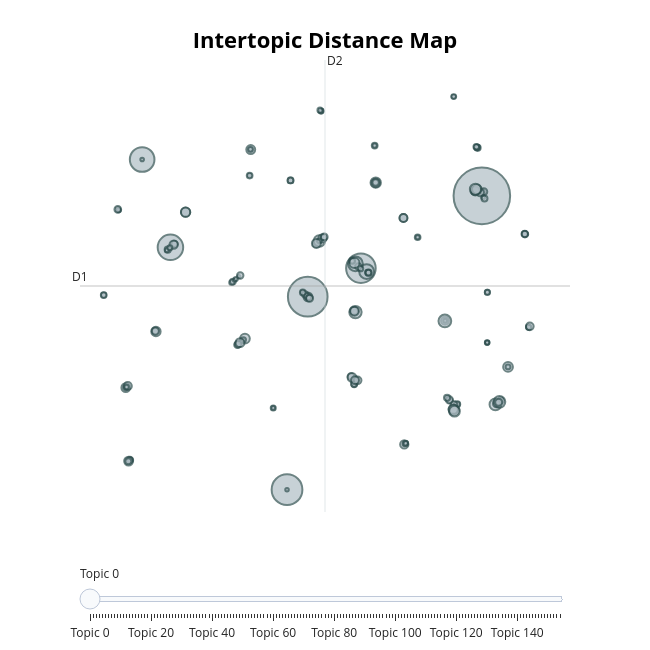
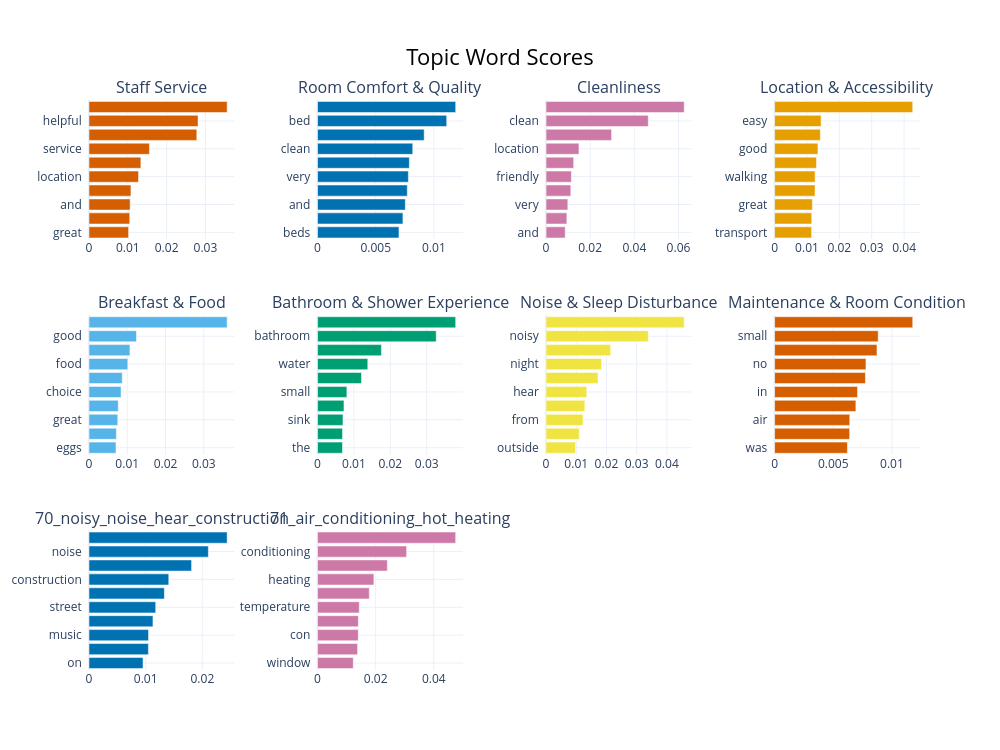
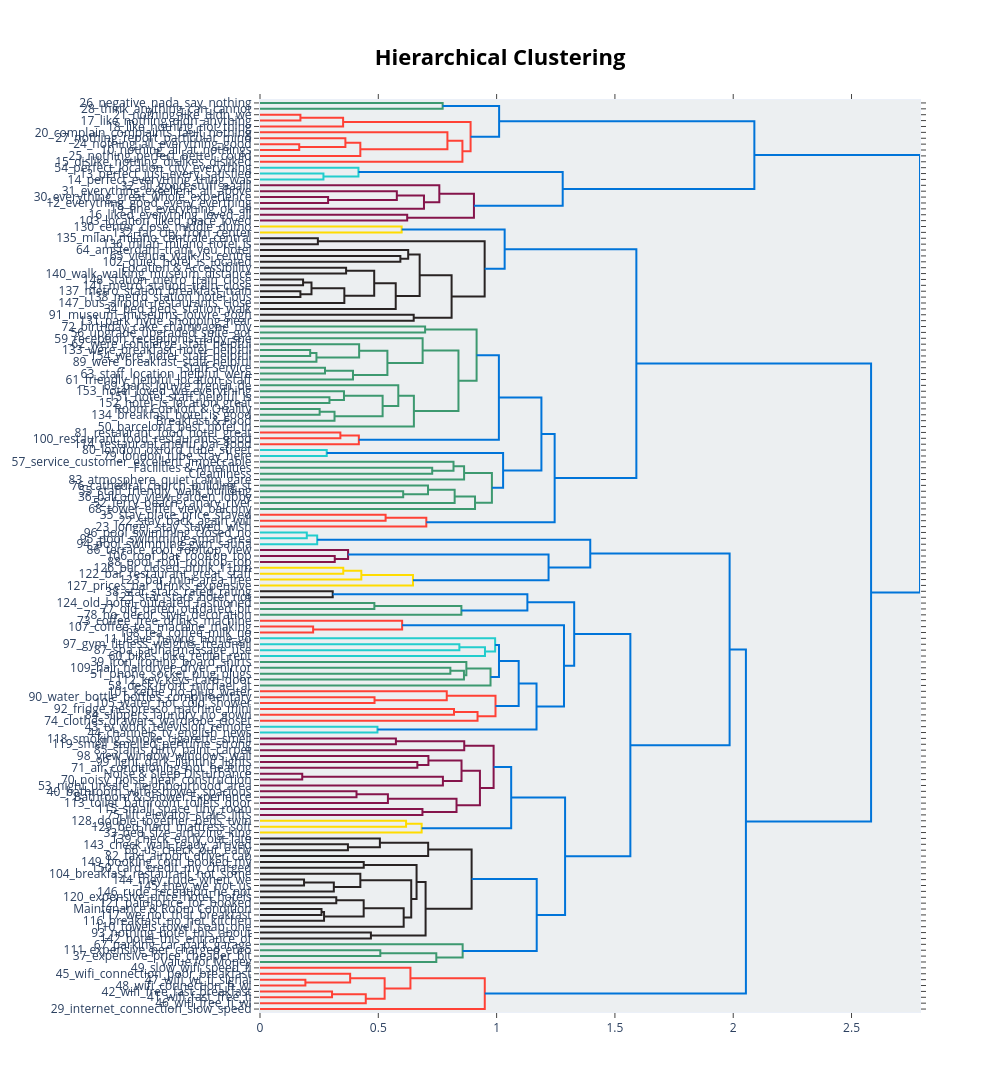

Source (notebook cell) for these figures, in order:
### Markdown cell above
## 9. BERTopic Visualisations

### Code cell
# Plot intertopic distance map

fig_intertopic = BERT_model.visualize_topics(custom_labels=True)
fig_intertopic.show()

# Plot top 10 topic word score barchart
fig_barchart = BERT_model.visualize_barchart(top_n_topics=10, n_words=10, custom_labels=True)
fig_barchart.show()


# Plot Unique Reviewers per Topic for top 10 topics
import matplotlib.pyplot as plt
import seaborn as sns

# Aggregate unique reviewers per topic, excluding outliers (-1)
top_inf = (
    doc_inf[doc_inf['Topic'] != -1]
    .groupby("Semantic_Label")
    .agg(Unique_Person_Count=("Person_id", "nunique"))
    .reset_index()
    .sort_values("Unique_Person_Count", ascending=False)
    .head(10) 
)

fig, ax = plt.subplots(figsize=(10, max(6, len(top_inf) * 0.4)))

sns.barplot(
    x="Unique_Person_Count", 
    y="Semantic_Label", 
    data=top_inf, 
    ax=ax, 
    palette="viridis"
)
ax.set(
    xlabel="Unique Reviewers", 
    ylabel="Topic", 
    title="Unique Reviewers per Top 10 Topics"
)

fig.tight_layout()
plt.show()


# Plot Hierarchical Dendrogram
fig_hierarchy = BERT_model.visualize_hierarchy(custom_labels=True)
fig_hierarchy.show()
